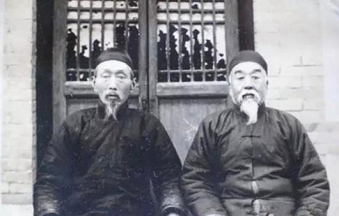
//> input picture opencv/opencv20230826/5灰度变化和直方图修正/不使用函数实现直方图均衡化/img.png, 339 x 216 px
$ ./test   (built with g++ and OpenCV 4)
//> lines starting //> are read from the running program, lines starting //| are printed output that depends on the picture
#include <opencv2/opencv.hpp>
#include <iostream>

using namespace cv;
using namespace std;
int jh(char imgfn[])
{
//> called with imgfn = "img.png"
	Mat temp = imread(imgfn, 0);
//> temp: 216 rows x 339 cols, CV_8UC1; min 21, max 255, mean 130.8
	if (temp.empty())
	{
		printf("open %s failed.", imgfn);
		return -1;
	}

	imshow("原图", temp);
	//equalizeHist(temp, temp);
	int Total = temp.total();
//> Total = 73224
	//统计各像素数量
	vector<int>nk(256, 0);

	//执行第一个步骤
	/*这个for循环统计每种灰度对应的像素数量，比如灰度是0的像素数量，灰度是255的像素数量，把每个nk计算出来 */
	for (int i = 0; i < temp.total(); ++i)
		nk[temp.data[i]]++;  //temp.data[i]表示第i个像素的灰度值，范围是0~255
//> after the loop, nk = 256 values, max 3207 at index 50, min 0 at index 0, mean 286
	//++表示每个灰度值

		//执行第二个步骤
	for (int i = 1; i < 256; ++i) //这个for执行完毕后，nk[i]相当于公式中的累积分布函数sk，k和i是一个意思
		nk[i] += nk[i - 1];
//> after the loop, nk = 256 values from 0 to 73224

	//第三步，重新建立映射关系
	vector<int>均衡后像素值(256, 0);
	for (int i = 0; i < 256; ++i) {
		均衡后像素值[i] = (double(nk[i]) / Total) * 255;
	}
//> after the loop, 均衡后像素值 = 256 values from 0 to 255
	for (int i = 0; i < temp.total(); ++i)
		temp.data[i] = 均衡后像素值[temp.data[i]];
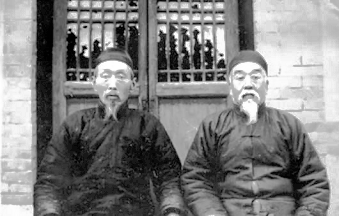
//> temp: 216 rows x 339 cols, CV_8UC1; min 0, max 255, mean 128.7

	imshow("均衡后", temp);
	waitKey(-1); //按键后再继续
}
int main()
{
	jh((char*)"img.png");
	jh((char*)"img2.png");
//> call 2 of jh, with imgfn = "img2.png"
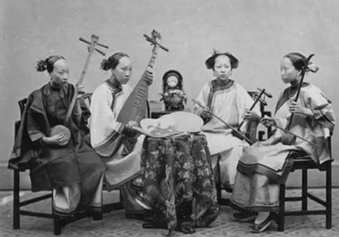
//> input picture opencv/opencv20230826/5灰度变化和直方图修正/不使用函数实现直方图均衡化/img2.png, 339 x 237 px
//> in jh, temp is the input picture: 237 rows x 339 cols, CV_8UC1; min 1, max 225, mean 125
//> after the loop in jh (call 2), `for (int i = 0; i < temp.total(); ++i)`: nk = 256 values, max 1639 at index 189, min 0 at index 0, mean 313.8
//> after the loop in jh (call 2), `for (int i = 1; i < 256; ++i)`: nk = 256 values from 0 to 80343
//> after the loop in jh (call 2), `for (int i = 0; i < temp.total(); ++i)`:
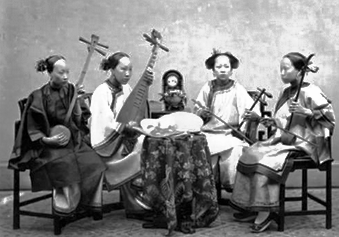
//> temp: 237 rows x 339 cols, CV_8UC1; min 0, max 255, mean 127.8
}
